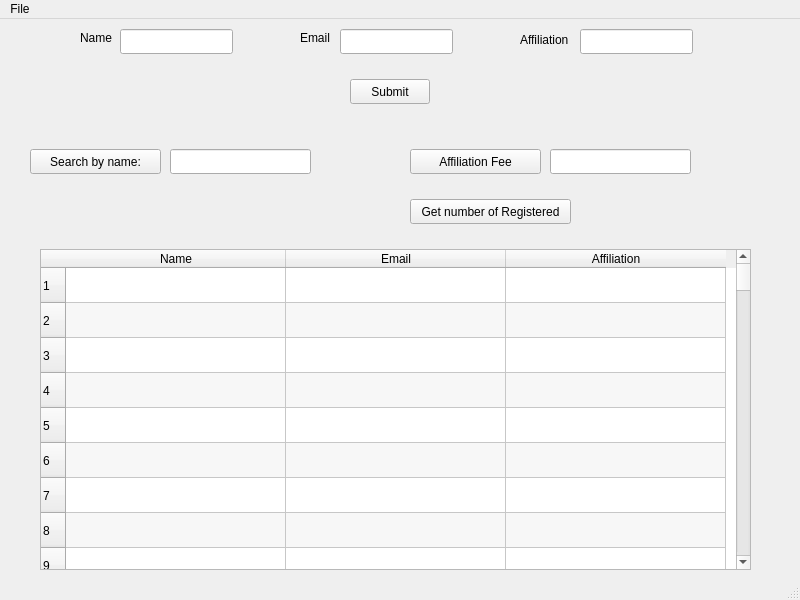
<?xml version="1.0" encoding="UTF-8"?>
<ui version="4.0">
 <class>MainWindow</class>
 <widget class="QMainWindow" name="MainWindow">
  <property name="geometry">
   <rect>
    <x>0</x>
    <y>0</y>
    <width>800</width>
    <height>600</height>
   </rect>
  </property>
  <property name="windowTitle">
   <string>MainWindow</string>
  </property>
  <widget class="QWidget" name="centralwidget">
   <widget class="QLabel" name="label">
    <property name="geometry">
     <rect>
      <x>80</x>
      <y>10</y>
      <width>54</width>
      <height>17</height>
     </rect>
    </property>
    <property name="text">
     <string>Name</string>
    </property>
   </widget>
   <widget class="QLabel" name="label_2">
    <property name="geometry">
     <rect>
      <x>300</x>
      <y>10</y>
      <width>54</width>
      <height>17</height>
     </rect>
    </property>
    <property name="text">
     <string>Email</string>
    </property>
   </widget>
   <widget class="QLabel" name="label_3">
    <property name="geometry">
     <rect>
      <x>520</x>
      <y>10</y>
      <width>61</width>
      <height>21</height>
     </rect>
    </property>
    <property name="text">
     <string>Affiliation</string>
    </property>
   </widget>
   <widget class="QLineEdit" name="lineEdit_name">
    <property name="geometry">
     <rect>
      <x>120</x>
      <y>10</y>
      <width>113</width>
      <height>25</height>
     </rect>
    </property>
   </widget>
   <widget class="QLineEdit" name="lineEdit_2_email">
    <property name="geometry">
     <rect>
      <x>340</x>
      <y>10</y>
      <width>113</width>
      <height>25</height>
     </rect>
    </property>
   </widget>
   <widget class="QLineEdit" name="lineEdit_3_affil">
    <property name="geometry">
     <rect>
      <x>580</x>
      <y>10</y>
      <width>113</width>
      <height>25</height>
     </rect>
    </property>
   </widget>
   <widget class="QPushButton" name="pushButton">
    <property name="geometry">
     <rect>
      <x>350</x>
      <y>60</y>
      <width>80</width>
      <height>25</height>
     </rect>
    </property>
    <property name="text">
     <string>Submit</string>
    </property>
   </widget>
   <widget class="QPushButton" name="pushButton_2">
    <property name="geometry">
     <rect>
      <x>30</x>
      <y>130</y>
      <width>131</width>
      <height>25</height>
     </rect>
    </property>
    <property name="text">
     <string>Search by name:</string>
    </property>
   </widget>
   <widget class="QLineEdit" name="lineEdit_searchByName">
    <property name="geometry">
     <rect>
      <x>170</x>
      <y>130</y>
      <width>141</width>
      <height>25</height>
     </rect>
    </property>
   </widget>
   <widget class="QLabel" name="label_searchOutput">
    <property name="geometry">
     <rect>
      <x>30</x>
      <y>150</y>
      <width>201</width>
      <height>71</height>
     </rect>
    </property>
    <property name="text">
     <string/>
    </property>
   </widget>
   <widget class="QPushButton" name="pushButton_3">
    <property name="geometry">
     <rect>
      <x>410</x>
      <y>130</y>
      <width>131</width>
      <height>25</height>
     </rect>
    </property>
    <property name="text">
     <string>Affiliation Fee</string>
    </property>
   </widget>
   <widget class="QLineEdit" name="lineEdit_searchByAffiliation">
    <property name="geometry">
     <rect>
      <x>550</x>
      <y>130</y>
      <width>141</width>
      <height>25</height>
     </rect>
    </property>
   </widget>
   <widget class="QLabel" name="label_searchOutput_2">
    <property name="geometry">
     <rect>
      <x>410</x>
      <y>160</y>
      <width>201</width>
      <height>21</height>
     </rect>
    </property>
    <property name="text">
     <string/>
    </property>
   </widget>
   <widget class="QPushButton" name="pushButton_4">
    <property name="geometry">
     <rect>
      <x>410</x>
      <y>180</y>
      <width>161</width>
      <height>25</height>
     </rect>
    </property>
    <property name="text">
     <string>Get number of Registered</string>
    </property>
   </widget>
   <widget class="QLabel" name="label_searchOutput_3">
    <property name="geometry">
     <rect>
      <x>580</x>
      <y>180</y>
      <width>191</width>
      <height>21</height>
     </rect>
    </property>
    <property name="text">
     <string/>
    </property>
   </widget>
   <widget class="QTableWidget" name="tableWidget">
    <property name="geometry">
     <rect>
      <x>40</x>
      <y>230</y>
      <width>711</width>
      <height>321</height>
     </rect>
    </property>
    <property name="alternatingRowColors">
     <bool>true</bool>
    </property>
    <property name="rowCount">
     <number>100</number>
    </property>
    <attribute name="horizontalHeaderCascadingSectionResizes">
     <bool>false</bool>
    </attribute>
    <attribute name="horizontalHeaderDefaultSectionSize">
     <number>220</number>
    </attribute>
    <attribute name="verticalHeaderCascadingSectionResizes">
     <bool>false</bool>
    </attribute>
    <attribute name="verticalHeaderDefaultSectionSize">
     <number>35</number>
    </attribute>
    <row/>
    <row/>
    <row/>
    <row/>
    <row/>
    <row/>
    <row/>
    <row/>
    <row/>
    <row/>
    <row/>
    <row/>
    <row/>
    <row/>
    <row/>
    <row/>
    <row/>
    <row/>
    <row/>
    <row/>
    <row/>
    <row/>
    <row/>
    <row/>
    <row/>
    <row/>
    <row/>
    <row/>
    <row/>
    <row/>
    <row/>
    <row/>
    <row/>
    <row/>
    <row/>
    <row/>
    <row/>
    <row/>
    <row/>
    <row/>
    <row/>
    <row/>
    <row/>
    <row/>
    <row/>
    <row/>
    <row/>
    <row/>
    <row/>
    <row/>
    <row/>
    <row/>
    <row/>
    <row/>
    <row/>
    <row/>
    <row/>
    <row/>
    <row/>
    <row/>
    <row/>
    <row/>
    <row/>
    <row/>
    <row/>
    <row/>
    <row/>
    <row/>
    <row/>
    <row/>
    <row/>
    <row/>
    <row/>
    <row/>
    <row/>
    <row/>
    <row/>
    <row/>
    <row/>
    <row/>
    <row/>
    <row/>
    <row/>
    <row/>
    <row/>
    <row/>
    <row/>
    <row/>
    <row/>
    <row/>
    <row/>
    <row/>
    <row/>
    <row/>
    <row/>
    <row/>
    <row/>
    <row/>
    <row/>
    <row/>
    <column>
     <property name="text">
      <string>Name</string>
     </property>
    </column>
    <column>
     <property name="text">
      <string>Email</string>
     </property>
    </column>
    <column>
     <property name="text">
      <string>Affiliation</string>
     </property>
    </column>
   </widget>
  </widget>
  <widget class="QMenuBar" name="menubar">
   <property name="geometry">
    <rect>
     <x>0</x>
     <y>0</y>
     <width>800</width>
     <height>22</height>
    </rect>
   </property>
   <widget class="QMenu" name="menuFile">
    <property name="title">
     <string>File</string>
    </property>
    <addaction name="actionSave"/>
   </widget>
   <addaction name="menuFile"/>
  </widget>
  <widget class="QStatusBar" name="statusbar"/>
  <action name="actionSave">
   <property name="text">
    <string>Save</string>
   </property>
  </action>
 </widget>
 <resources/>
 <connections/>
</ui>
